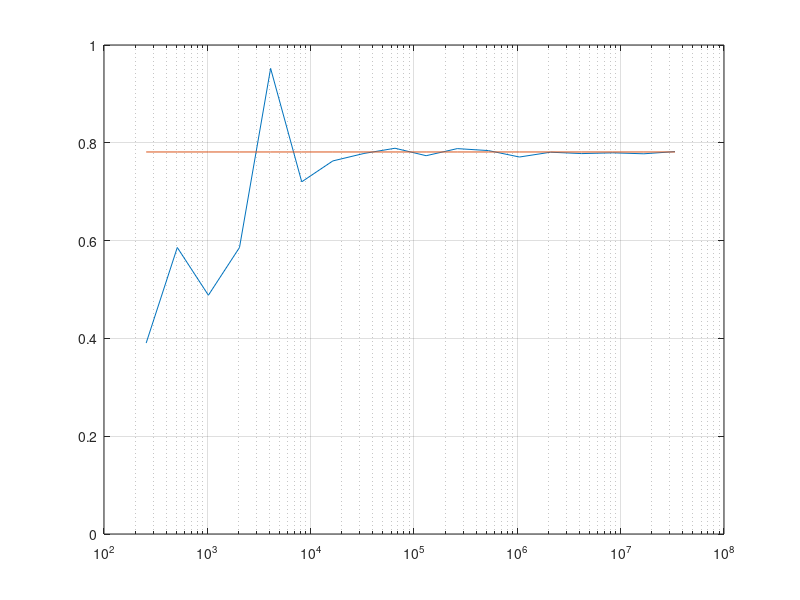

Here is the MATLAB script that generated this plot:
% Testing the probability of particles leaving.

close all
clear all

% Number of grid points is Ng. Using normalized length L=Ng, and assigns
% uniform position in this interval, and velocity between +/- 1.

for p=8:25;

    No(p) = 2^p;
    N = No(p);
    Ng = 64;

    pos = Ng*rand(N,1);
    vel = 2*rand(N,1)-1;

    pos = pos+vel;

    left = numel(find(pos<0))+numel(find(pos>Ng));

    fraction(p) = 100*left/N;

end

analytical = 100/(2*Ng)*ones(size(No))


semilogx(No,fraction);
hold all
semilogx(No,analytical)
grid on